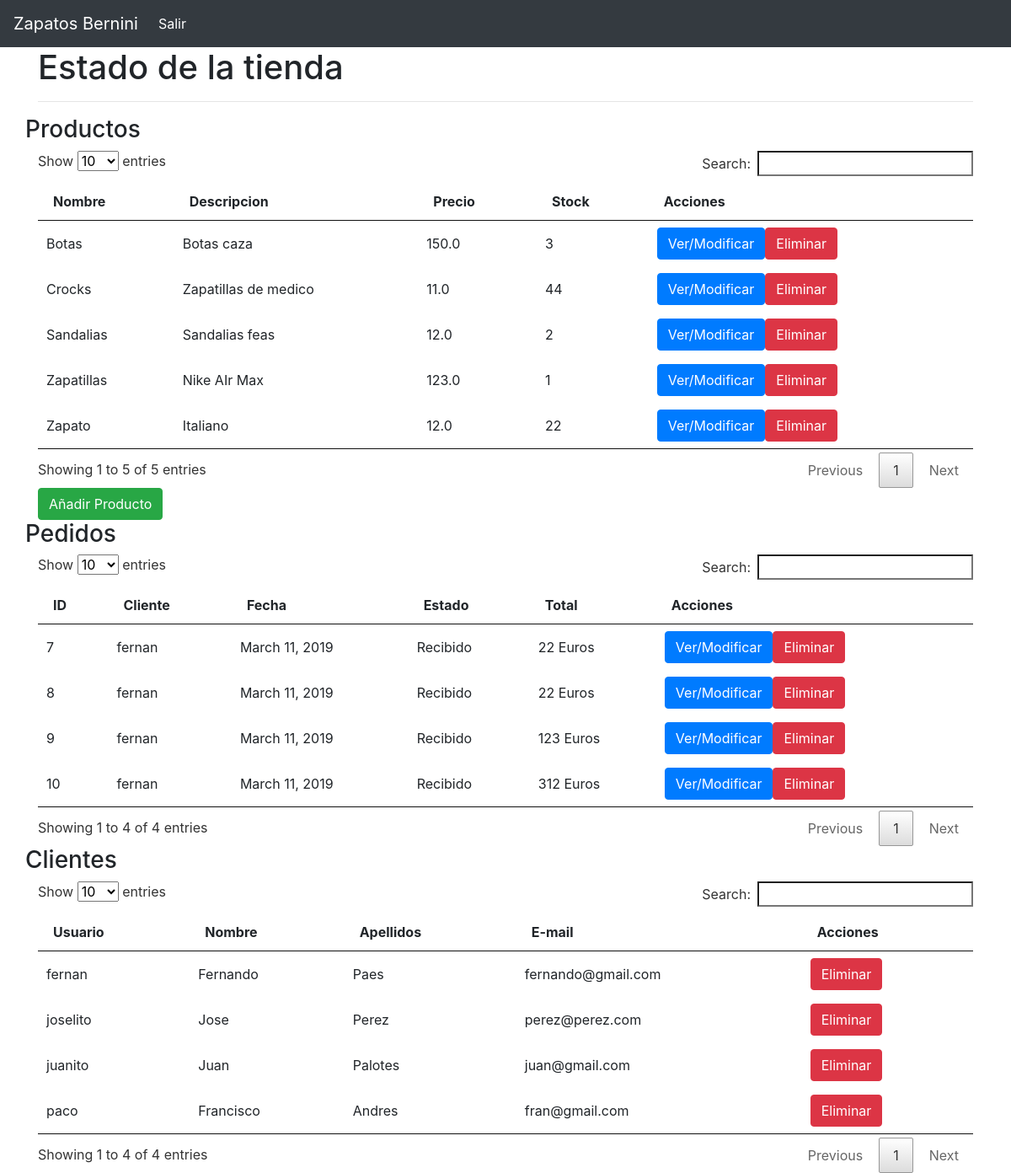
The page /shop/admin/ on the database its author committed.
### shop/models.py (models this page shows, shortened)
class Producto (models.Model):
    nombre = models.CharField(max_length=200)
    slug = models.SlugField(unique = True)
    descripcion = models.TextField()
    stock = models.IntegerField()
    precio = models.FloatField()
    atributos = JSONField()
    class Meta:
        ordering = ('nombre',)
        verbose_name = 'producto'
        verbose_name_plural = 'productos'
    def get_admin_absolute_url(self):
        return reverse('adminproductosdetalle',kwargs={'slug':self.slug})

class Pedido (models.Model):
    RECIBIDO = 'Recibido'
    PROCESADO = 'Procesado'
    ENVIADO = 'Enviado'
    ENTREGADO = 'Entregado'
    CANCELADO = 'Cancelado'
    ESTADOS = ((RECIBIDO,'Recibido'),(PROCESADO,'Procesado'),(ENVIADO,'Enviado'),(ENTREGADO,'Entregado'),(CANCELADO,'Cancelado'))
    fecha = models.DateField(auto_now=True)
    detalle = JSONField()
    cliente = models.ForeignKey(User)
    estado = models.CharField(max_length=25,choices=ESTADOS,default=RECIBIDO)
    class Meta:
        ordering = ('fecha',)
        verbose_name = 'pedido'
        verbose_name_plural = 'pedidos'
    def get_admin_absolute_url(self):
        return reverse('adminpedidosdetalle',kwargs={'pk':self.id})

### shop/views.py (the view)
# urls.py: url(r'^shop/admin/$',views.adminSite,name="adminhome"),
def adminSite(request):
    if not request.user.is_authenticated and request.user.is_staff:
        return HttpResponseRedirect('/')
    productos = Producto.objects.all()
    pedidos = Pedido.objects.all()
    clientes = User.objects.filter(is_staff=False)
    return render(request,'admin.html',{'productos':productos,'pedidos':pedidos,'clientes':clientes})

### shop/templates/admin.html (shortened to what this page needs)
{% extends 'baseadmin.html' %}
{% block content %}
    <div class="container">
    	<div class="row">
    		<div class="col-md-12 col-lg-12">
    			<h1>Estado de la tienda</h1>
    			<hr class="my-7">
    		</div>
    	</div>
    </div>
    <div class="container">
        <div class="row">
            <h3>Productos</h3>
            <div class="col-md-12 col-lg-12">
    	       {% if productos %}
                    <table id="tabproductos">
                        <thead>
                            <th>Nombre</th><th>Descripcion</th><th>Precio</th><th>Stock</th><th>Acciones</th>
                        </thead>
                        <tbody>
                            {% for p in productos %}
                                <tr>
                                    <td>{{p.nombre}}</td><td>{{p.descripcion}}</td><td>{{p.precio}}</td><td>{{p.stock}}</td><td><input type="button" class="btn btn-primary boton-mod" value="Ver/Modificar" info="{{p.get_admin_absolute_url}}"><input type="button" class="btn btn-danger boton-bor" value="Eliminar" info="{{p.get_admin_absolute_url}}"></td>
                                </tr>
                            {% endfor %}
                        </tbody>
                    </table>
    	       {% else %}
                    NO HAY PRODUCTOS, AÑADE ALGUNO
    	       {% endif %}
               <button id="botonanyadir" type="button" class="btn btn-success" value="Añadir Producto">Añadir Producto</button>
            </div>
        </div>
    </div>
        <div class="container">
        <div class="row">
            <h3>Pedidos</h3>
            <div class="col-md-12 col-lg-12">
               {% if pedidos %}
                    <table id="tabpedidos">
                        <thead>
                            <th>ID</th><th>Cliente</th><th>Fecha</th><th>Estado</th><th>Total</th><th>Acciones</th>
                        </thead>
                        <tbody>
                            {% for p in pedidos %}
                                <tr>
                                    <td>{{p.id}}</td><td>{{p.cliente}}</td><td>{{p.fecha}}</td><td>{{p.estado}}</td><td></td><td><input type="button" class="btn btn-primary boton-mod" info="{{p.get_admin_absolute_url}}" value="Ver/Modificar" ><input type="button" class="btn btn-danger boton-bor" info="{{p.get_admin_absolute_url}}" value="Eliminar"></td>
                                </tr>
                            {% endfor %}
                        </tbody>
                    </table>
               {% else %}
                    NO HAY PEDIDOS
               {% endif %}
            </div>
        </div>
        </div>
        <div class="container">
        <div class="row">
            <h3>Clientes</h3>
            <div class="col-md-12 col-lg-12">
               {% if clientes %}
                    <table id="tabclientes">
                        <thead>
                            <th>Usuario</th><th>Nombre</th><th>Apellidos</th><th>E-mail</th><th>Acciones</th>
                        </thead>
                        <tbody>
                            {% for c in clientes %}
                                <tr>
                                    <td>{{c.username}}</td><td>{{c.first_name}}</td><td>{{c.last_name}}</td><td>{{c.email}}</td><td><input type="button" class="btn btn-danger boton-borus" value="Eliminar" info ="{{c.id}}"></td>
                                </tr>
                            {% endfor %}
                        </tbody>
                    </table>
               {% else %}
                    NO HAY CLIENTES
               {% endif %}
            </div>
        </div>
        </div>
{% endblock %}

### media/css/datatables.css (style rules this page uses)
table.dataTable { width:100%;margin:0 auto;clear:both;border-collapse:separate;border-spacing:0 }
table.dataTable thead th,table.dataTable tfoot th { font-weight:bold }
table.dataTable thead th,table.dataTable thead td { padding:10px 18px;border-bottom:1px solid #111 }
table.dataTable thead .sorting,table.dataTable thead .sorting_asc,table.dataTable thead .sorting_desc,table.dataTable thead .sorting_asc_disabled,table.dataTable thead .sorting_desc_disabled { cursor:pointer;*cursor:hand;background-repeat:no-repeat;background-position:center right }
table.dataTable thead .sorting { background-image:url("DataTables-1.10.18/images/sort_both.png") }
table.dataTable thead .sorting_asc { background-image:url("DataTables-1.10.18/images/sort_asc.png") }
table.dataTable tbody tr { background-color:#ffffff }
table.dataTable tbody th,table.dataTable tbody td { padding:8px 10px }
table.dataTable.no-footer { border-bottom:1px solid #111 }
table.dataTable,table.dataTable th,table.dataTable td { box-sizing:content-box }

### rows shown on the page
Producto: nombre "Botas", descripcion "Botas caza", precio "150.0", stock "3"
Producto: nombre "Crocks", descripcion "Zapatillas de medico", precio "11.0", stock "44"
Producto: nombre "Sandalias", descripcion "Sandalias feas", precio "12.0", stock "2"
Producto: nombre "Zapatillas", descripcion "Nike AIr Max", precio "123.0", stock "1"
Producto: nombre "Zapato", descripcion "Italiano", precio "12.0", stock "22"
Pedido: id "7", cliente "fernan", fecha "March 11, 2019", estado "Recibido"
Pedido: id "8", cliente "fernan", fecha "March 11, 2019", estado "Recibido"
Pedido: id "9", cliente "fernan", fecha "March 11, 2019", estado "Recibido"
Pedido: id "10", cliente "fernan", fecha "March 11, 2019", estado "Recibido"

### other values the page prints
{{ c.username }} "joselito"
{{ c.first_name }} "Jose"
{{ c.last_name }} "Perez"
{{ c.email }} "perez@perez.com"
{{ c.username }} "paco"
{{ c.first_name }} "Francisco"
{{ c.last_name }} "Andres"
{{ c.email }} "fran@gmail.com"
{{ c.username }} "juanito"
{{ c.first_name }} "Juan"
{{ c.last_name }} "Palotes"
{{ c.email }} "juan@gmail.com"
{{ c.username }} "fernan"
{{ c.first_name }} "Fernando"
{{ c.last_name }} "Paes"
